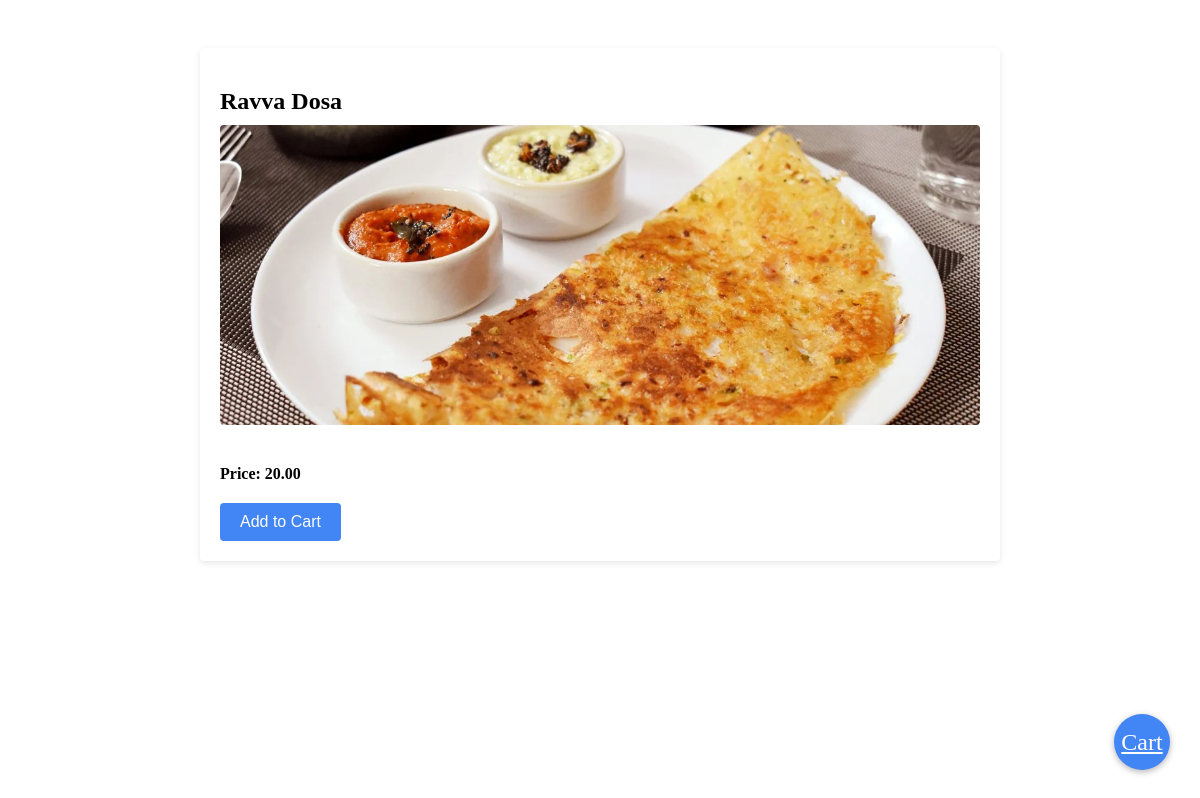
Page /product/3/ on the committed database.
### order/models.py (models this page shows, shortened)
class Product(models.Model):
    name = models.CharField(max_length=100)
    price = models.DecimalField(max_digits=6, decimal_places=2)
    image = models.ImageField(upload_to='product_images', default='default_product_image.jpg')

### order/views.py (the view)
# urls.py: path('product/<int:product_id>/', views.product, name='product'),
def product(request, product_id):
    product = get_object_or_404(Product, pk=product_id)
    return render(request, 'product.html', {'product': product})

### order/templates/product.html (shortened to what this page needs)
<!DOCTYPE html>
<html>
<head>
</head>
<body>
  <div class="container">
    <div class="product-details">
      <h2>{{ product.name }}</h2>
      <img src="{{ product.image.url }}" alt="{{ product.name }}" class="product-image">
      <p class="product-price">Price: {{ product.price }}</p>
      <button class="add-to-cart-btn">Add to Cart</button>
    </div>
  </div>
  <a href="{% url 'cart' %}" class="fab">Cart</a>
</body>
</html>

### order/templates/product.html (style rules this page uses)
.fab { position: fixed; bottom: 30px; right: 30px; background-color: #4285f4; color: #fff; width: 56px; height: 56px; border-radius: 50%; text-align: center; line-height: 56px; font-size: 24px; cursor: pointer; box-shadow: 0px 2px 6px rgba(0, 0, 0, 0.3); }
.container { max-width: 800px; margin: 0 auto; padding: 40px 20px; }
.product-details { background-color: #fff; border-radius: 4px; box-shadow: 0 2px 6px rgba(0, 0, 0, 0.1); padding: 20px; }
.product-details h2 { font-weight: bold; margin-bottom: 10px; }
.product-details .product-image { width: 100%; max-height: 300px; object-fit: cover; border-radius: 4px; margin-bottom: 20px; }
.product-details .product-price { font-weight: bold; margin-bottom: 10px; }
.product-details .add-to-cart-btn { background-color: #4285f4; color: #fff; border: none; border-radius: 4px; padding: 10px 20px; font-size: 16px; cursor: pointer; }

### rows in the picture
Product: name "Ravva Dosa", image (picture), price "20.00"
